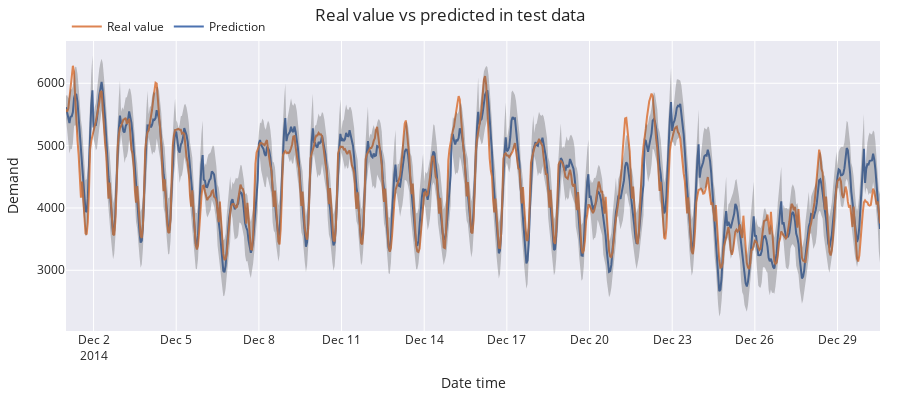

The cell this chart's notebook holds for it:
### Code cell
# Predicted interval coverage (on test data)
# ==============================================================================
inside_interval = np.where(
                      (data.loc[end_validation:, 'Demand'] >= predictions["lower_bound"]) & \
                      (data.loc[end_validation:, 'Demand'] <= predictions["upper_bound"]),
                      True,
                      False 
                  )

coverage = inside_interval.mean()
print(f"Predicted interval coverage: {round(100*coverage, 2)} %")

# Area between the upper and lower bounds
# ==============================================================================
area = predictions['upper_bound'] - predictions['lower_bound']
area = area.sum()
print(f"Area between the upper and lower bounds: {round(area, 2)}")

# Plot
# ==============================================================================
plot_predicted_intervals(
    predictions=predictions,
    y_true=data_test,
    target_variable='Demand',
)

### Figure 1 — Plotly figure (JSON) as saved in the notebook; plotly's stock layout.template omitted (floating-point values rounded to 4 significant figures; data arrays with more than 128 entries replaced by an {"elided": "..."} marker saying what was removed)
{"data": [{"mode": "lines", "name": "Prediction", "type": "scatter", "x": {"elided": "710 str values"}, "y": {"elided": "710 float values"}}, {"mode": "lines", "name": "Real value", "type": "scatter", "x": {"elided": "710 str values"}, "y": {"elided": "710 float values"}}, {"line": {"width": 0}, "marker": {"color": "#444"}, "mode": "lines", "name": "Upper Bound", "showlegend": false, "type": "scatter", "x": {"elided": "710 str values"}, "y": {"elided": "710 float values"}}, {"fill": "tonexty", "fillcolor": "rgba(68, 68, 68, 0.3)", "line": {"width": 0}, "marker": {"color": "#444"}, "mode": "lines", "name": "Lower Bound", "showlegend": false, "type": "scatter", "x": {"elided": "710 str values"}, "y": {"elided": "710 float values"}}], "layout": {"height": 400, "hovermode": "x", "legend": {"orientation": "h", "x": 0.001, "xanchor": "left", "y": 1.1, "yanchor": "top"}, "margin": {"b": 20, "l": 20, "r": 20, "t": 35}, "title": {"text": "Real value vs predicted in test data"}, "width": 900, "xaxis": {"title": {"text": "Date time"}}, "yaxis": {"title": {"text": "Demand"}}}}
